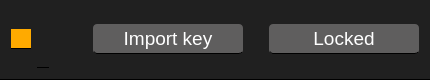
<?xml version="1.0" encoding="UTF-8"?>
<ui version="4.0">
 <class>WalletItemFrame</class>
 <widget class="QFrame" name="WalletItemFrame">
  <property name="geometry">
   <rect>
    <x>0</x>
    <y>0</y>
    <width>430</width>
    <height>80</height>
   </rect>
  </property>
  <property name="minimumSize">
   <size>
    <width>430</width>
    <height>0</height>
   </size>
  </property>
  <property name="maximumSize">
   <size>
    <width>16777215</width>
    <height>80</height>
   </size>
  </property>
  <property name="font">
   <font>
    <pointsize>14</pointsize>
   </font>
  </property>
  <property name="windowTitle">
   <string>Frame</string>
  </property>
  <property name="styleSheet">
   <string notr="true">background-color: rgb(32, 32, 32);
border-bottom-color: rgb(0, 0, 0);
border-bottom-width: 1px;
border-style: solid;</string>
  </property>
  <property name="frameShape">
   <enum>QFrame::StyledPanel</enum>
  </property>
  <property name="frameShadow">
   <enum>QFrame::Raised</enum>
  </property>
  <layout class="QHBoxLayout" name="horizontalLayout_3">
   <item>
    <layout class="QHBoxLayout" name="horizontalLayout_2">
     <item>
      <widget class="QFrame" name="frame">
       <property name="minimumSize">
        <size>
         <width>20</width>
         <height>20</height>
        </size>
       </property>
       <property name="maximumSize">
        <size>
         <width>20</width>
         <height>20</height>
        </size>
       </property>
       <property name="styleSheet">
        <string notr="true">background-color: rgb(255, 170, 0);</string>
       </property>
       <property name="frameShape">
        <enum>QFrame::StyledPanel</enum>
       </property>
       <property name="frameShadow">
        <enum>QFrame::Raised</enum>
       </property>
      </widget>
     </item>
     <item>
      <widget class="QLabel" name="labelWalletName">
       <property name="font">
        <font>
         <family>Arial</family>
         <pointsize>16</pointsize>
        </font>
       </property>
       <property name="styleSheet">
        <string notr="true">color: rgb(255, 255, 255);
background-color: rgba(255, 255, 255, 0);</string>
       </property>
       <property name="text">
        <string/>
       </property>
      </widget>
     </item>
     <item>
      <spacer name="horizontalSpacer">
       <property name="orientation">
        <enum>Qt::Horizontal</enum>
       </property>
       <property name="sizeHint" stdset="0">
        <size>
         <width>40</width>
         <height>20</height>
        </size>
       </property>
      </spacer>
     </item>
     <item>
      <widget class="QPushButton" name="pushButtonImportKey">
       <property name="minimumSize">
        <size>
         <width>150</width>
         <height>30</height>
        </size>
       </property>
       <property name="maximumSize">
        <size>
         <width>16777215</width>
         <height>30</height>
        </size>
       </property>
       <property name="font">
        <font>
         <family>Arial</family>
         <pointsize>14</pointsize>
        </font>
       </property>
       <property name="styleSheet">
        <string notr="true">color: rgb(255, 255, 255);
background-color: rgb(95, 94, 94);
border-radius: 4px;</string>
       </property>
       <property name="text">
        <string>Import key</string>
       </property>
      </widget>
     </item>
     <item>
      <spacer name="horizontalSpacer_2">
       <property name="orientation">
        <enum>Qt::Horizontal</enum>
       </property>
       <property name="sizeType">
        <enum>QSizePolicy::Fixed</enum>
       </property>
       <property name="sizeHint" stdset="0">
        <size>
         <width>20</width>
         <height>20</height>
        </size>
       </property>
      </spacer>
     </item>
     <item>
      <widget class="QPushButton" name="pushButtonLock">
       <property name="minimumSize">
        <size>
         <width>150</width>
         <height>30</height>
        </size>
       </property>
       <property name="maximumSize">
        <size>
         <width>16777215</width>
         <height>30</height>
        </size>
       </property>
       <property name="font">
        <font>
         <family>Arial</family>
         <pointsize>14</pointsize>
        </font>
       </property>
       <property name="styleSheet">
        <string notr="true">color: rgb(255, 255, 255);
background-color: rgba(95, 94, 94, 1);
border-radius: 4px;</string>
       </property>
       <property name="text">
        <string>Locked</string>
       </property>
      </widget>
     </item>
    </layout>
   </item>
  </layout>
 </widget>
 <resources/>
 <connections/>
</ui>
